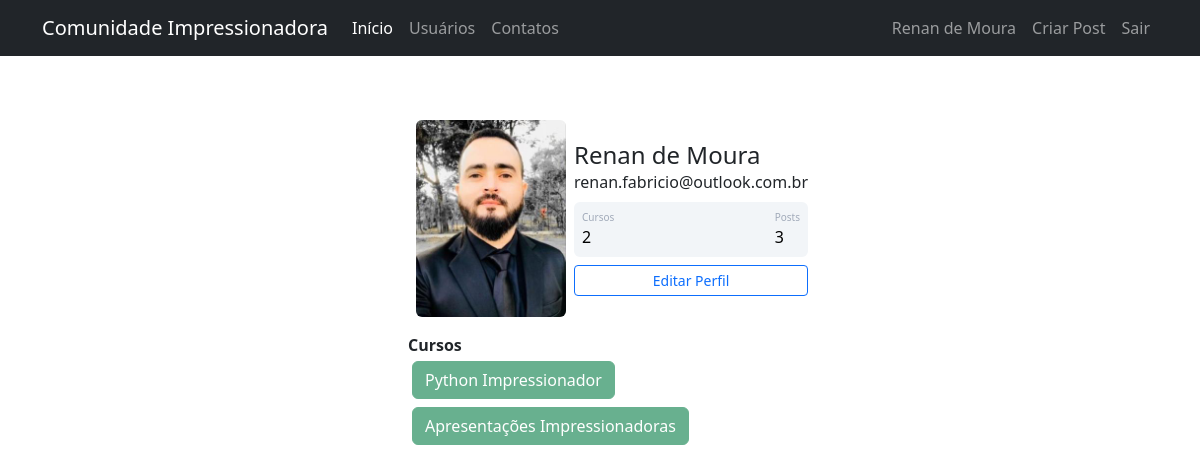
The page /perfil (signed in) on the database its author committed.
### comunidade/models.py (models this page shows)
class Usuario(database.Model, UserMixin):
    id = database.Column(database.Integer, primary_key=True)
    username = database.Column(database.String, nullable=False)
    email = database.Column(database.String, nullable=False, unique=True)
    senha = database.Column(database.String, nullable=False)
    foto_perfil = database.Column(database.String, default='default.jpg')
    posts = database.relationship('Post', backref='autor', lazy=True)
    cursos = database.Column(database.String, nullable=False, default='Não Informado')
    def contar_posts(self):
        return len(self.posts)

### comunidade/routes.py (the view)
@app.route('/perfil')
@login_required
def perfil():
    foto_perfil = url_for('static', filename='fotos_perfil/{}'.format(current_user.foto_perfil))
    return render_template('perfil.html', foto_perfil=foto_perfil)

### comunidade/models.py (called while the page is built)
@login_manager.user_loader
def load_usuario(id_usuario):
    return Usuario.query.get(int(id_usuario))

### comunidade/templates/perfil.html (shortened to what this page needs)
{% extends 'base.html' %}
{% block body %}
<div class="container mt-5 d-flex justify-content-center ">
	<div class="card p-3">
		<div class="d-flex align-items-center">
			<div class="image pe-2"><img src="{{ foto_perfil }}" class="rounded" width="150" ></div>
			<div class="ml-3 w-100">
			   <h4 class="mb-0 mt-0">{{ current_user.username }}</h4>
			   <span>{{ current_user.email }}</span>
			   <div class="p-2 mt-2 bg-primary d-flex justify-content-between rounded text-white stats ">
				   {% if 'Não Informado' in current_user.cursos %}
					<div class="d-flex flex-column"><span class="articles">Cursos</span><span class="number1">0</span></div>
				   {% else %}
					<div class="d-flex flex-column"><span class="articles">Cursos</span><span class="number1">{{ current_user.cursos.count(';') +1 }}</span></div>
				   {% endif %}
					<div class="d-flex flex-column"><span class="rating">Posts</span><span class="number3">{{ current_user.contar_posts() }}</span></div>
			   </div>
			   <div class="button mt-2 d-flex flex-row align-items-center"><a class="w-100" href="{{ url_for('editar_perfil') }}"><button class="btn btn-sm btn-outline-primary w-100">Editar Perfil</button></a></div>
			</div>
		</div>
	</div>
</div>
<div class="row justify-content-center">
    <div class="col col-4" style="text-align: left">
        <strong>Cursos</strong><br>
        {% for curso in current_user.cursos.split(';') %}
            <button type="button" class="btn btn-success m-1" disabled>{{ curso }}</button><br>
        {% endfor %}
    </div>
</div>
{% endblock %}

### comunidade/templates/navbar.html (shortened to what this page needs)
<nav class="navbar navbar-expand-lg navbar-dark bg-dark">
  <div class="container-fluid container">
    <a class="navbar-brand" href="{{ url_for('home') }}">Comunidade Impressionadora</a>
    <div class="collapse navbar-collapse" id="navbarSupportedContent">
      <ul class="navbar-nav me-auto mb-2 mb-lg-0">
        <li class="nav-item">
          <a class="nav-link active" aria-current="page" href="{{ url_for('home') }}">Início</a>
        </li>
        <li class="nav-item">
          <a class="nav-link" href="{{ url_for('usuarios') }}">Usuários</a>
        </li>
        <li class="nav-item">
          <a class="nav-link" href="{{ url_for('contatos') }}">Contatos</a>
        </li>
      </ul>
      <ul class=" d-flex navbar-nav">
        {% if current_user.is_authenticated %}
          <li class="nav-item">
            <a class="nav-link" href="{{ url_for('perfil') }}">{{ current_user.username }}</a>
          </li>
           <li class="nav-item">
            <a class="nav-link" href="{{ url_for('criar_post') }}">Criar Post</a>
          </li>
           <li class="nav-item">
            <a class="nav-link" href="{{ url_for('sair') }}">Sair</a>
          </li>
        {% endif %}
      </ul>
    </div>
  </div>
</nav>

### comunidade/static/main.css (style rules this page uses)
.card { width: 400px; border: none; border-radius: 10px; background-color: #fff; }
.stats { background: #f2f5f8 !important; color: #000 !important; }
.articles { font-size:10px; color: #a1aab9; }
.number1 { font-weight:500; }
.rating { font-size:10px; color: #a1aab9; }
.number3 { font-weight:500; }

### rows shown on the page
Usuario: username "Renan de Moura", email "renan.fabricio@outlook.com.br", cursos "2"

### other values the page prints
{{ current_user.contar_posts() }} "3"
{{ curso }} "Python Impressionador" "Apresentações Impressionadoras"
